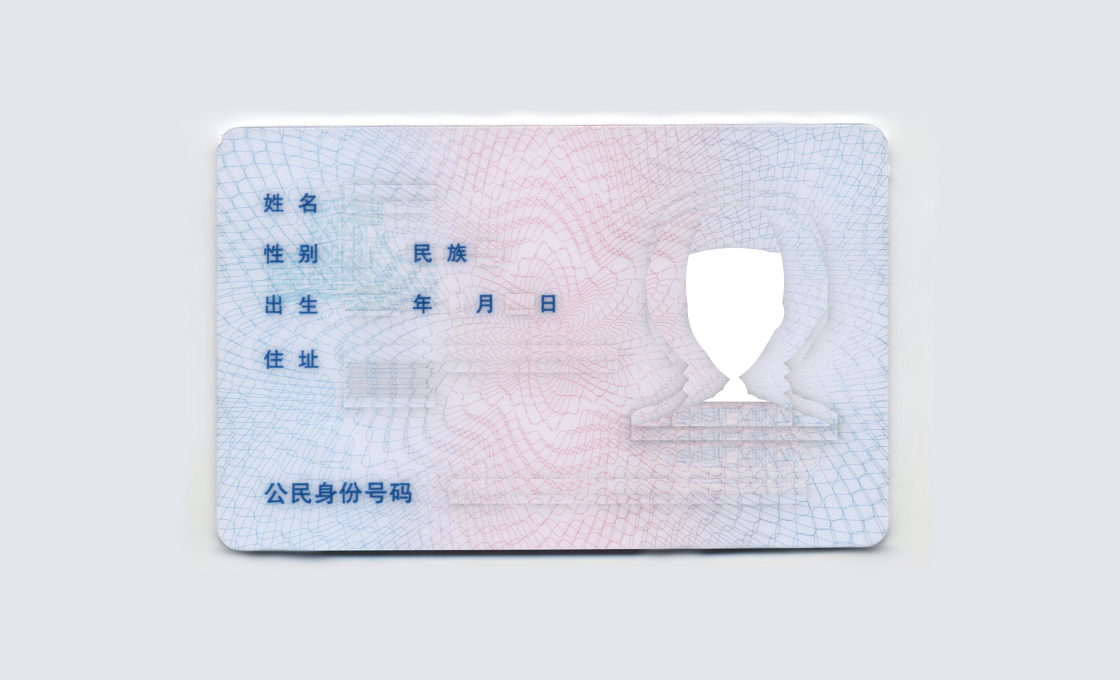
#> input picture chinese_ausweis_viewer/data/Chinese_card_constructor.jpg, 3360 x 2040 px (shown at 1/3 size)
$ python generate_card_by_template.py
#> lines starting #> are read from the running program, lines starting #| are printed output that depends on the picture
from dataclasses import dataclass
from datetime import date

from PIL import Image
from PIL import ImageFont
from PIL import ImageDraw

# from .grab_fake_chinese_credentials import Person


@dataclass
class Person:
    name: str
    sex: str
    nationality: str
    birthday: date
    address: str
    id: str


if __name__ == '__main__':

    person = Person(
        name='简芳',
        sex='女',
        nationality='汉',
        birthday=date(1991, 12, 22),
        address='新疆维吾尔族自治区巴音郭楞蒙古自治州和静县',
        id='652827199105021201'
    )

    img = Image.open("data/Chinese_card_constructor.jpg")
#> img is the input picture: PIL image 3360x2040 RGB; mean R, G, B 221.9, 222.7, 230.1
    draw = ImageDraw.Draw(img)

    line_len = 11
    address_lines = [
        person.address[i * line_len: (i+1) * line_len]
        for i in range(5)
        if bool(person.address[i * line_len: (i+1) * line_len])
    ]

    # brush configs
    color = (200, 0, 0)
    # font_path = "data/wts11.ttf"
    font_path = "data/MSHEI.ttf"
    in_font_path = "data/Inconsolata-Regular.ttf"
    inb_font_path = "data/Inconsolata-Bold.ttf"
    font = ImageFont.truetype(font_path, 76)
    name_font = ImageFont.truetype(font_path, 90)
    birthday_font = ImageFont.truetype(inb_font_path, 82)

    # name
    draw.text((1010, 560), person.name, color, font=name_font)

    # sex
    draw.text((1010, 720), person.sex, color, font=font)

    # nationality
    draw.text((1430, 721), person.nationality, color, font=font)

    # birthday
    y_birthday = 865
    draw.text((1040, y_birthday), str(person.birthday.year), color, font=birthday_font)
    month_str = str(person.birthday.month)
    x_month = 1330 if len(month_str) == 2 else 1330 + 30
    draw.text((x_month, y_birthday), month_str, color, font=birthday_font)
    day_str = str(person.birthday.day)
    x_day = 1520 if len(day_str) == 2 else 1520 + 30
    draw.text((x_day, y_birthday), day_str, color, font=birthday_font)

    # address
    for i, line in enumerate(address_lines):
        draw.text((1010, 1040 + i * 100), line, color, font=font)

    # id
    for i, digit in enumerate(person.id):
        draw.text(
            (1340 + i * 62, 1420),
            digit,
            color,
            font=ImageFont.truetype(inb_font_path, 100)
        )

    img.save('data/Chinese_card_constructor_test.jpg')
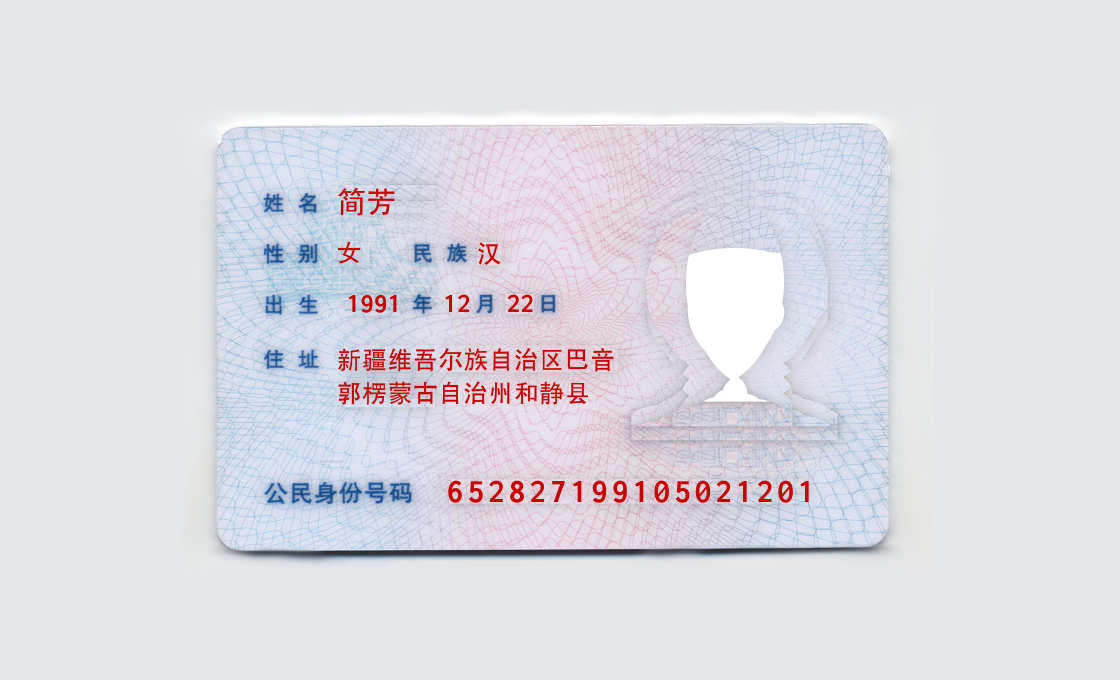
#> saved as Chinese_card_constructor_test.jpg: PIL image 3360x2040 RGB (shown at 1/3 size); mean R, G, B 221.8, 220.6, 227.8

$ run again, with chinese_ausweis_viewer/data/card_example.png saved as chinese_ausweis_viewer/data/Chinese_card_constructor.jpg
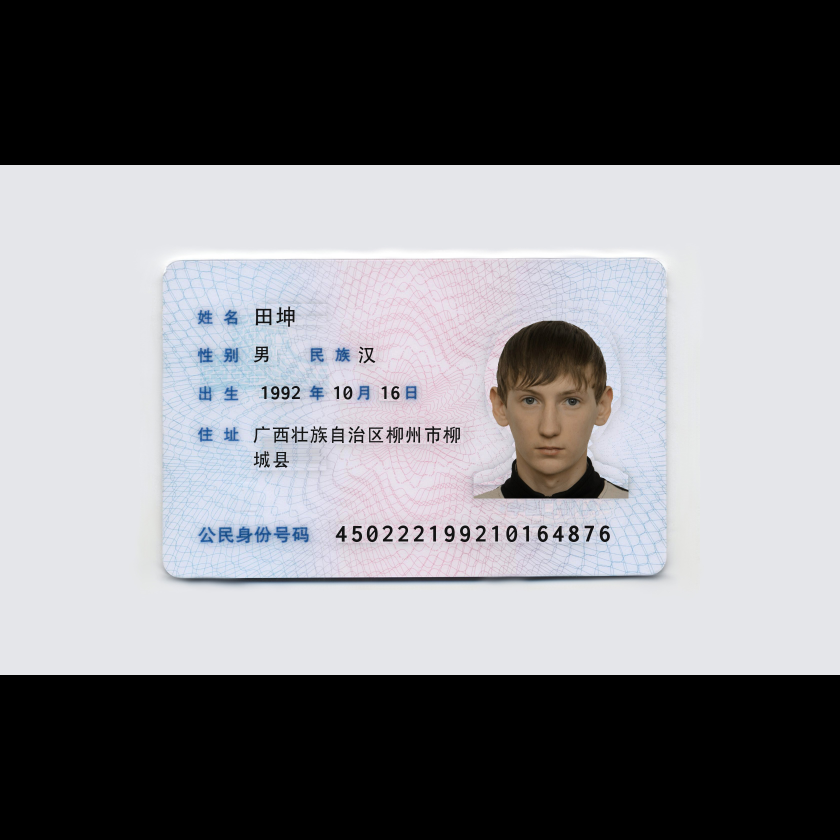
#> input picture chinese_ausweis_viewer/data/card_example.png, 3360 x 3360 px (shown at 1/4 size)
#> img is the input picture: PIL image 3360x3360 RGB; mean R, G, B 130.6, 130.7, 134.5
#> `img.save('data/Chinese_card_constructor_test.jpg')`:
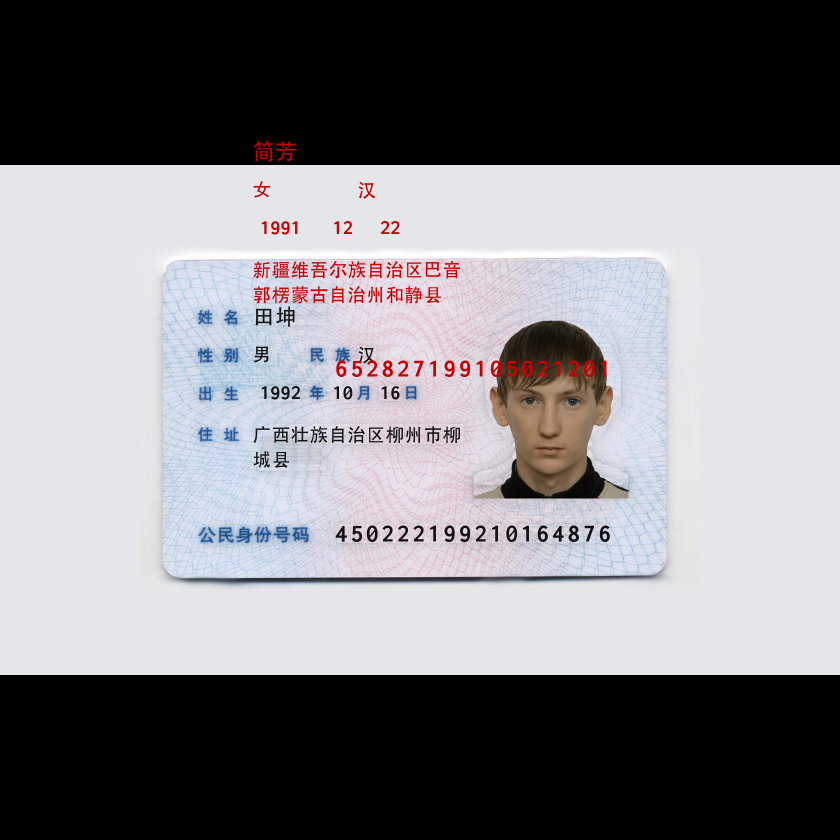
#> saved as Chinese_card_constructor_test.jpg: PIL image 3360x3360 RGB (shown at 1/4 size); mean R, G, B 130.7, 129.5, 133.3
